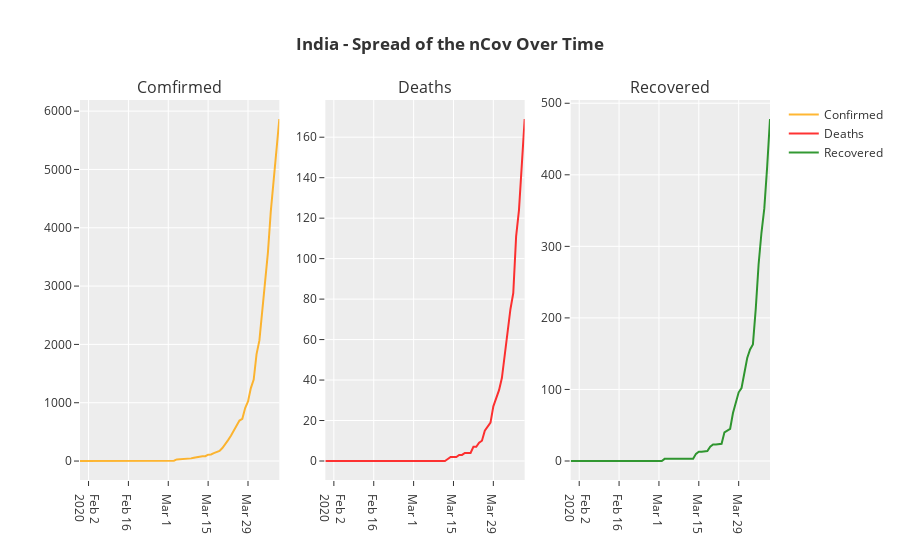

Notebook code for this chart:
### Markdown cell above
# India Spread Over Time...

### Code cell
# to plot the spread over time, we would need the data distribution spread over time starting from 22nd Jan 2020
# so we will extract the sub-set from the original data.

scatterPlotCasesOverTime(date_wise_data, "<b>India</b>")
